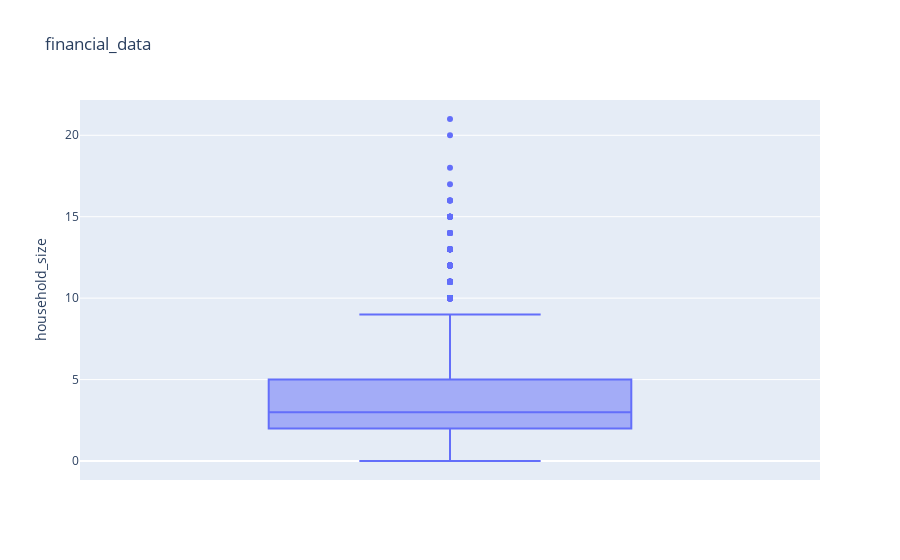

This figure's notebook cell:
### Markdown cell above
### a) Univariate Analysis

### Code cell
#Checking whether the data has anomalies.
import plotly.express as px
fig = px.box(new_financial_df, y="household_size", title='financial_data')
fig.show()

### Figure 1 — Plotly figure (JSON) as saved in the notebook; plotly's stock layout.template omitted (floating-point values rounded to 4 significant figures; data arrays with more than 128 entries replaced by an {"elided": "..."} marker saying what was removed)
{"data": [{"alignmentgroup": "True", "hovertemplate": "household_size=%{y}<extra></extra>", "legendgroup": "", "marker": {"color": "#636efa"}, "name": "", "notched": false, "offsetgroup": "", "orientation": "v", "showlegend": false, "type": "box", "x0": " ", "xaxis": "x", "y": {"elided": "23308 int values"}, "y0": " ", "yaxis": "y"}], "layout": {"boxmode": "group", "legend": {"tracegroupgap": 0}, "title": {"text": "financial_data"}, "xaxis": {"anchor": "y", "domain": [0, 1]}, "yaxis": {"anchor": "x", "domain": [0, 1], "title": {"text": "household_size"}}}}
